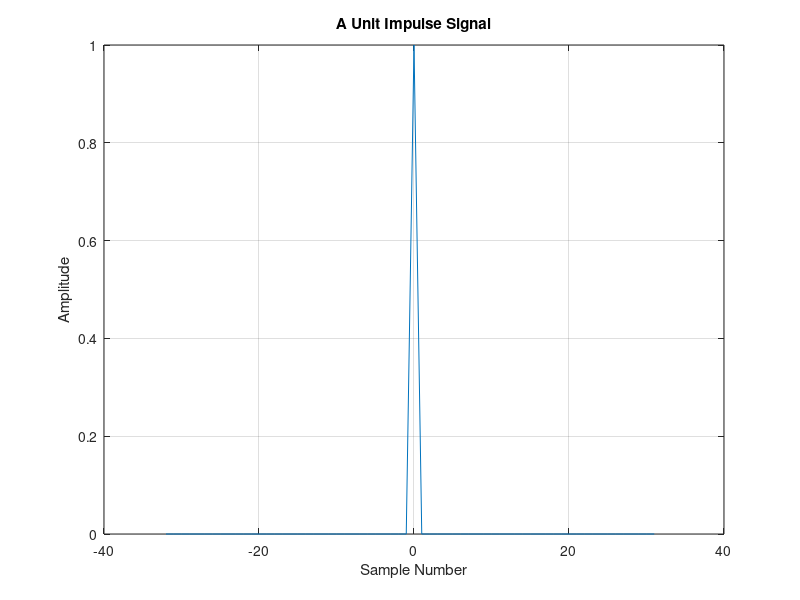

Write MATLAB code to recreate this figure.
% Generating 64 Samples of a unit impulse signal
N = 64;                     % Define the number of samples
n = -(N / 2) : ((N / 2) - 1); 	% Define a vector of sample numbers
x = zeros(1, N);            % Define a vector of zeros
x((N / 2) + 1) = 1.0;       % Make the first sample to be 1 (i.e.at t = 0)
plot(n, x);                 % Plot the impulse
grid;
title('A Unit Impulse Signal');
xlabel('Sample Number');
ylabel('Amplitude');
